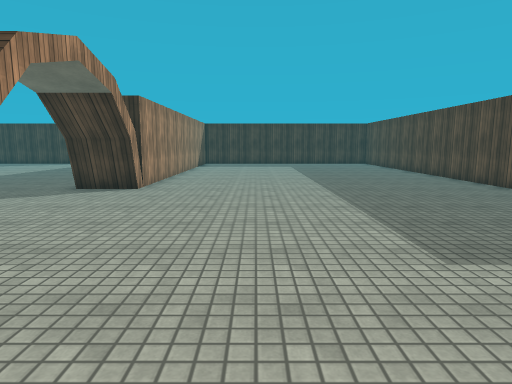
View 1 (above)

17 first-person views from a walk through a scene from a Unity 3-D project. The camera is 1.4 m above the floor, tilts 8° down and sees 75° across. The floor is counted in squares, 1 m on a side. Each view is taken from the middle of a square. On the plan, view 1 faces up. The plan holds only what a view shows up to about 15 squares ahead; the rest is blank. The place goes on beyond the plan. Surface patterns are stand-ins for the level's own textures.

View 2
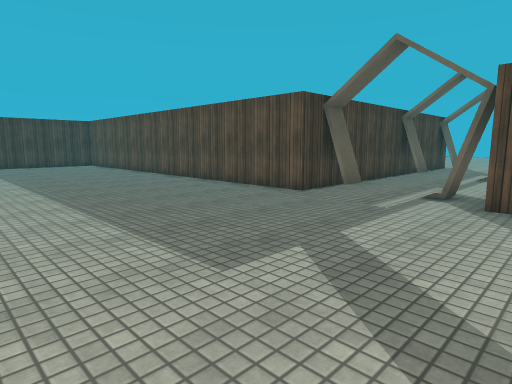

View 3
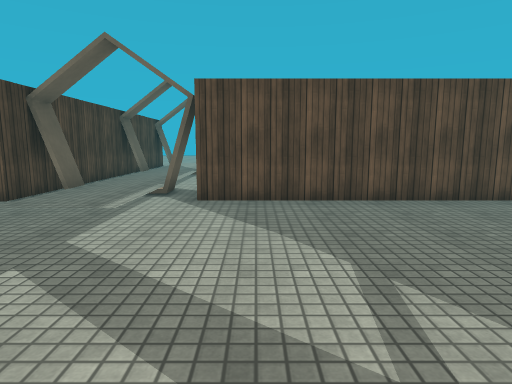

View 4
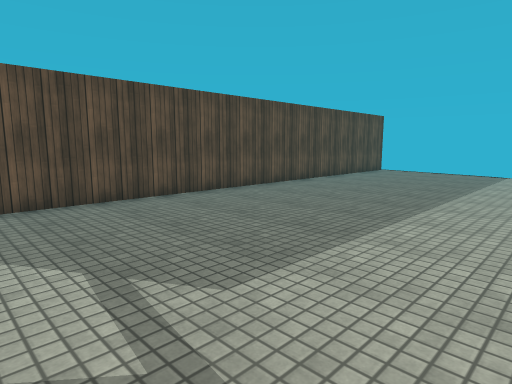

View 5
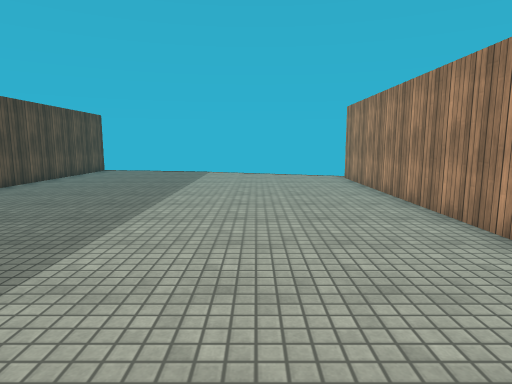

View 6
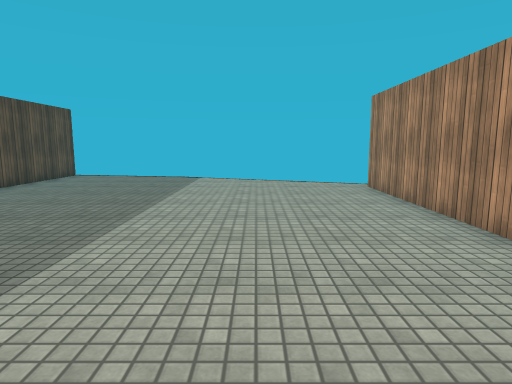

View 7
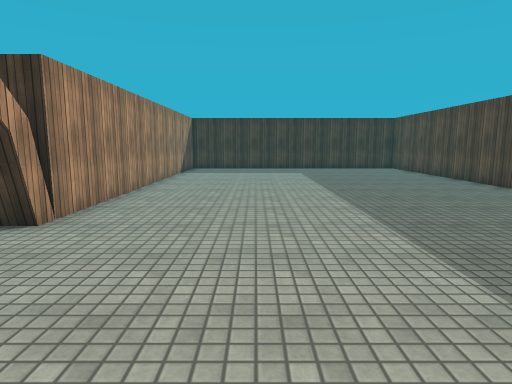

View 8
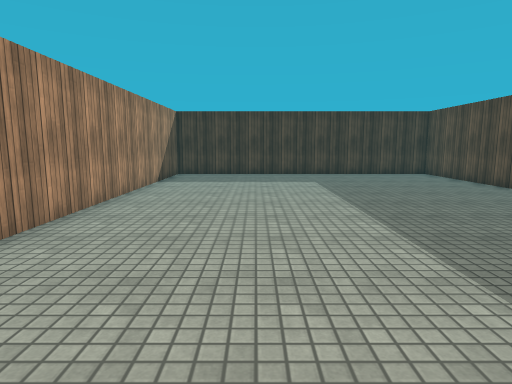

View 9
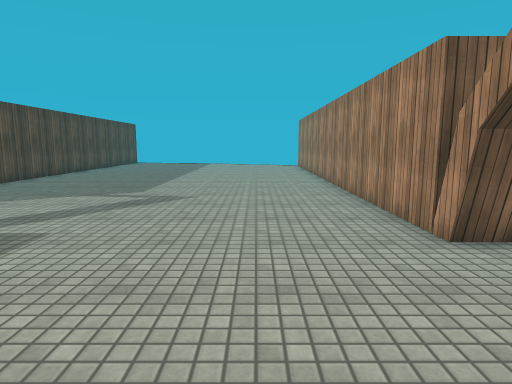

View 10
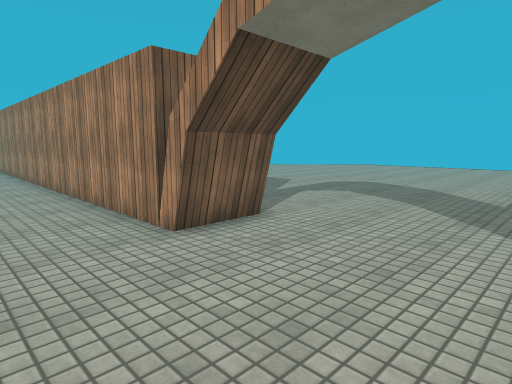

View 11
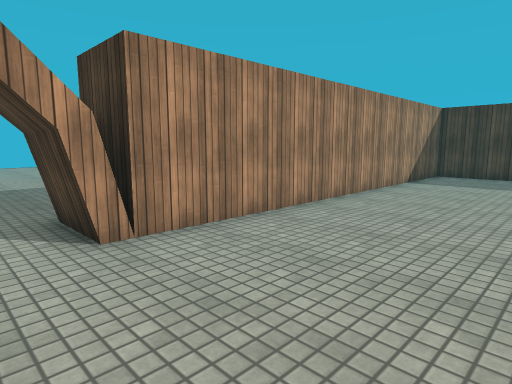

View 12
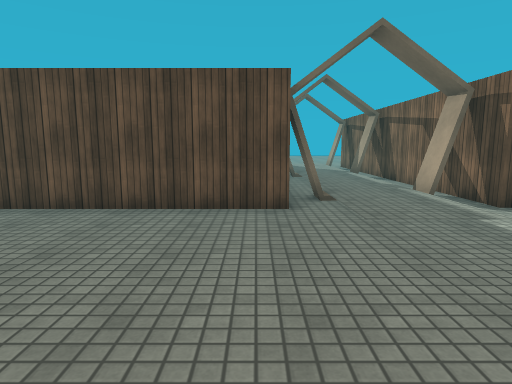

View 13
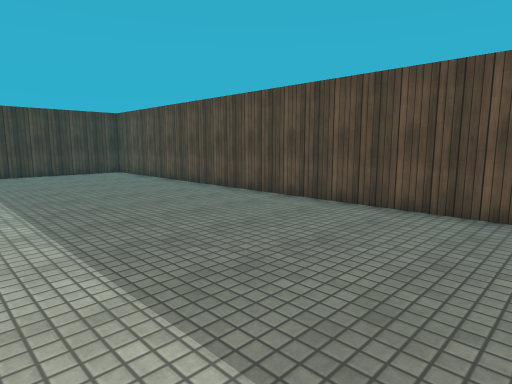

View 14
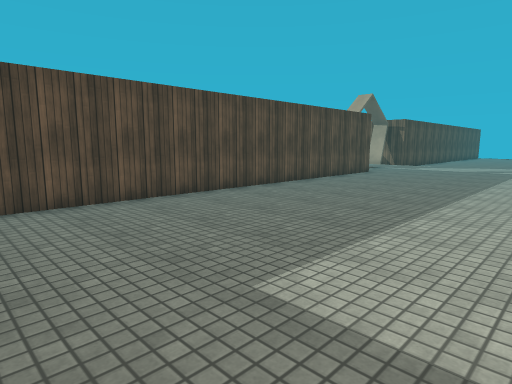

View 15
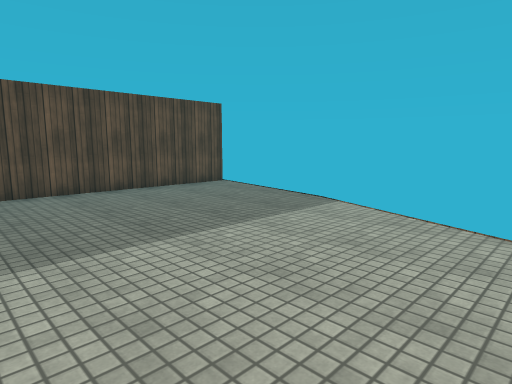

View 16
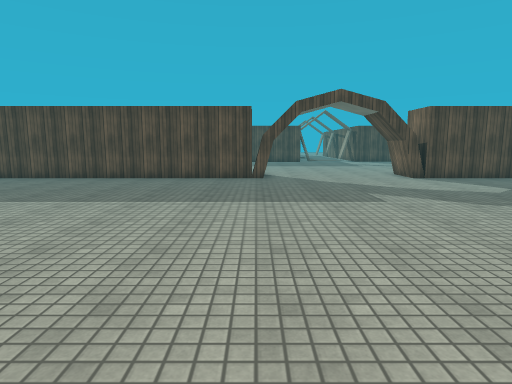

View 17
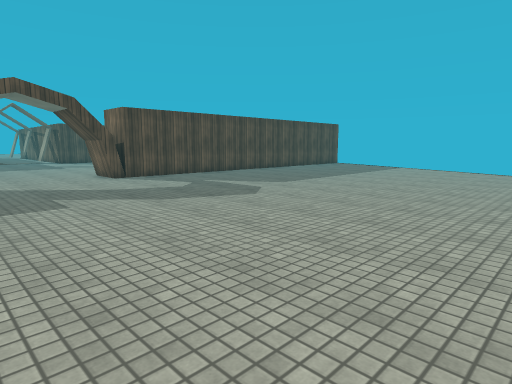

### Floor plan
Points are (right, up) in squares from view 1. A wall is a line through its corners. A room is listed if a view was taken in it or the views show most of it. See-through windows are left out.
Room 1 (views 1, 2, 3, 4, 5, 6, 7, 8, 9, 10, 11, 12, 13, 14, 15)
walls: (9.4, 3.3) (10.2, 3.3); (9.4, 3.1) (9.4, 3.5); (9.4, 6.4) (9.4, 6.7); (-3.8, 4.9) (-3.8, -13.4); (10.4, 6.7) (9.2, 6.7); (12.5, 7.3) (8.3, 7.3) (8.3, 24.2); (-3.8, 24.5) (-3.8, 10.6); (8.3, -17.5) (8.3, 2.5) (12.5, 2.5)
low walls: (9.4, 3.5) (10.2, 3.5)
ways out: opening at (-3.2, 7.5) to room 2
Room 2 (views 16, 17)
walls: (-5.8, 10.6) (-5.8, 22); (-5.8, 4.6) (-3.8, 4.6); (-5.9, 3.8) (-4.8, 3.8); (-3.8, 10.3) (-5.8, 10.3); (-5.8, 0) (-5.8, 4.4)
low walls: (-5.8, 4.4) (-3.8, 4.4); (-3.8, 10.6) (-5.8, 10.6)
ways out: opening at (-3.2, 7.5) to room 1

Where each view was taken, in squares from view 1:
view 1: 0 up, 0 right, facing up
view 2: 1 up, 0 right, facing up-right
view 3: 1 up, 0 right, facing right
view 4: 1 up, 0 right, facing down-right
view 5: 1 up, 0 right, facing down
view 6: 2 down, 0 right, facing down
view 7: 5 up, 0 right, facing up
view 8: 9 up, 0 right, facing up
view 9: 9 up, 1 left, facing down
view 10: 9 up, 1 left, facing down-left
view 11: 9 up, 1 right, facing up-left
view 12: 8 up, 1 right, facing right
view 13: 8 up, 1 right, facing up-right
view 14: 24 up, 0 right, facing down-right
view 15: 9 down, 2 left, facing down-right
view 16: 11 up, 20 left, facing right
view 17: 10 up, 20 left, facing down-right
